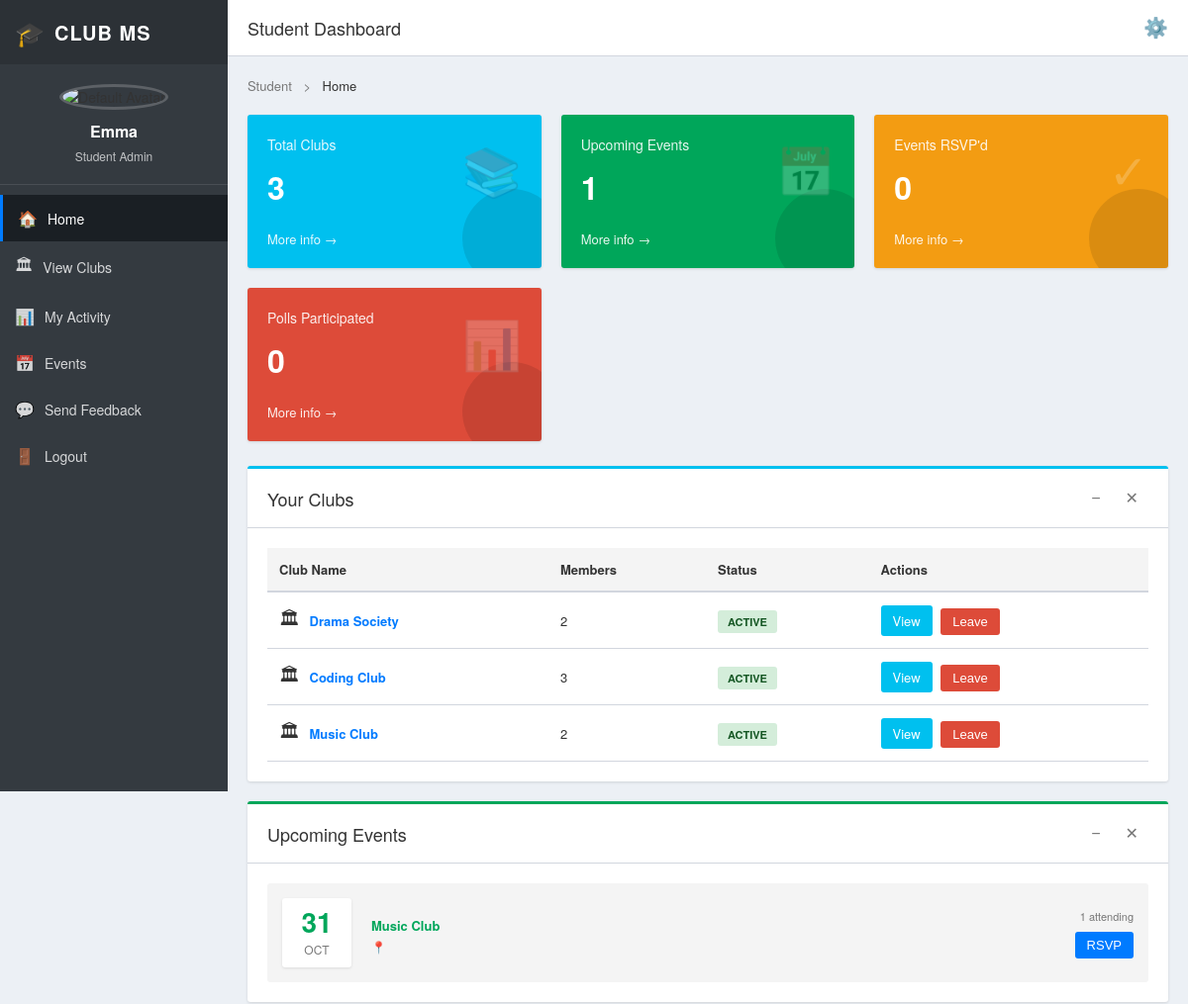
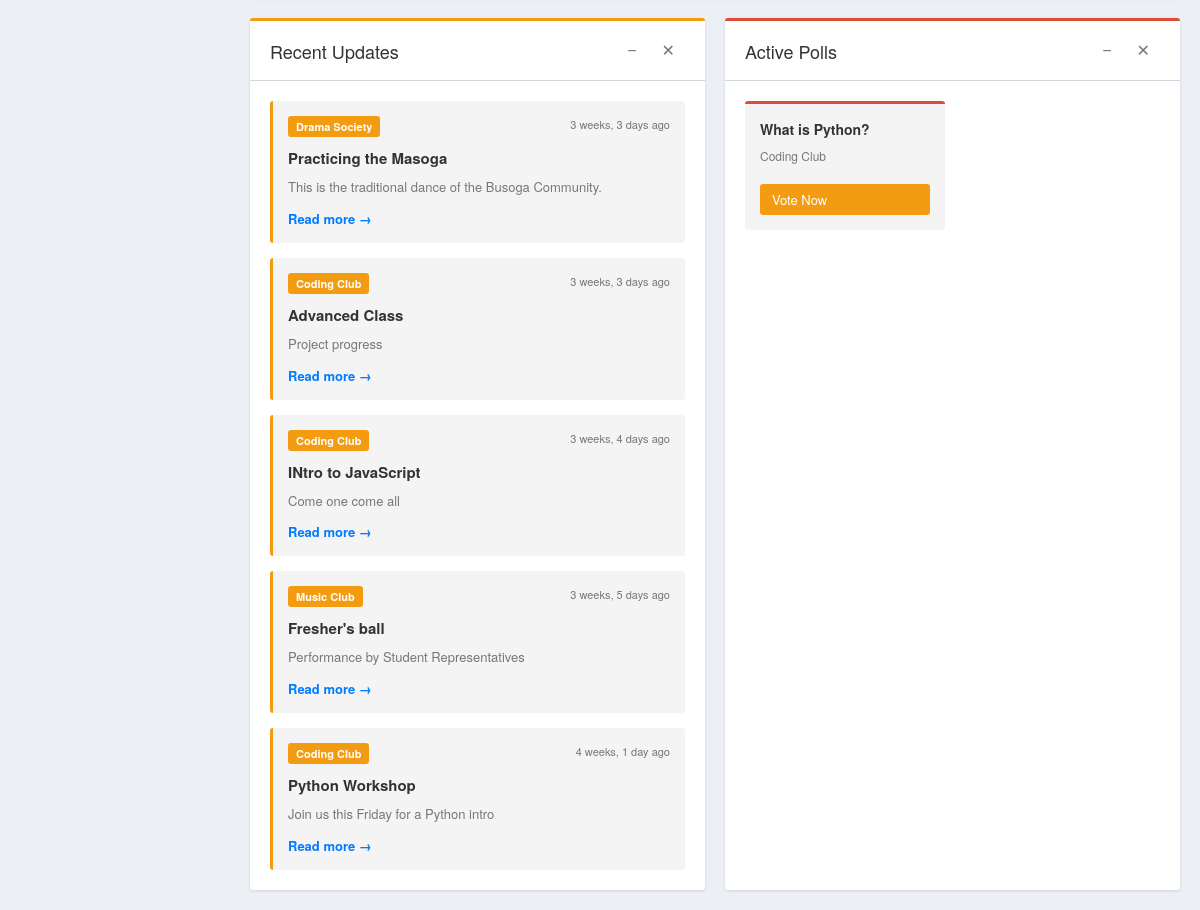
Before: /users/dashboard/student/ (signed in) with the older database file (2 pictures, top to bottom).
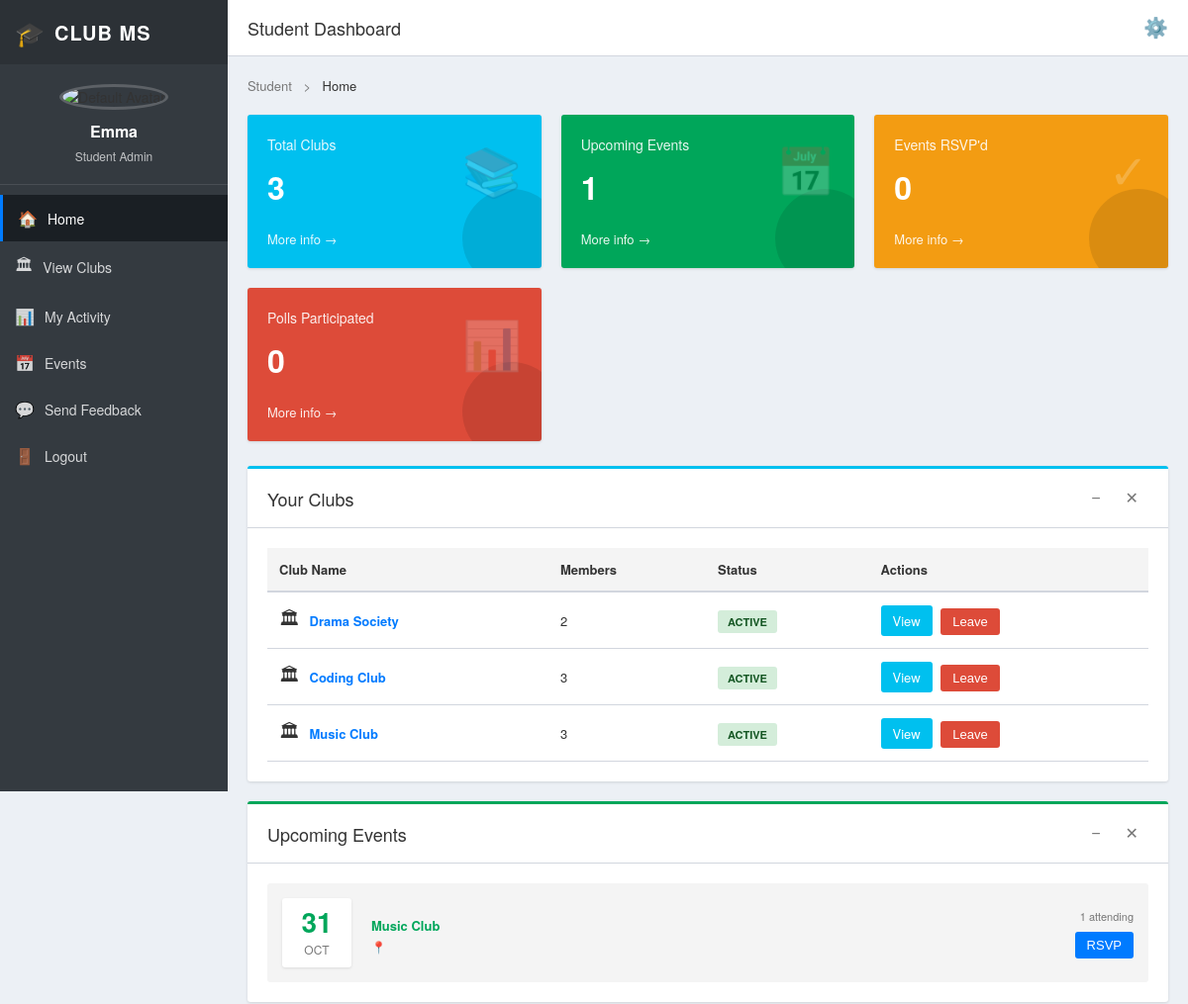
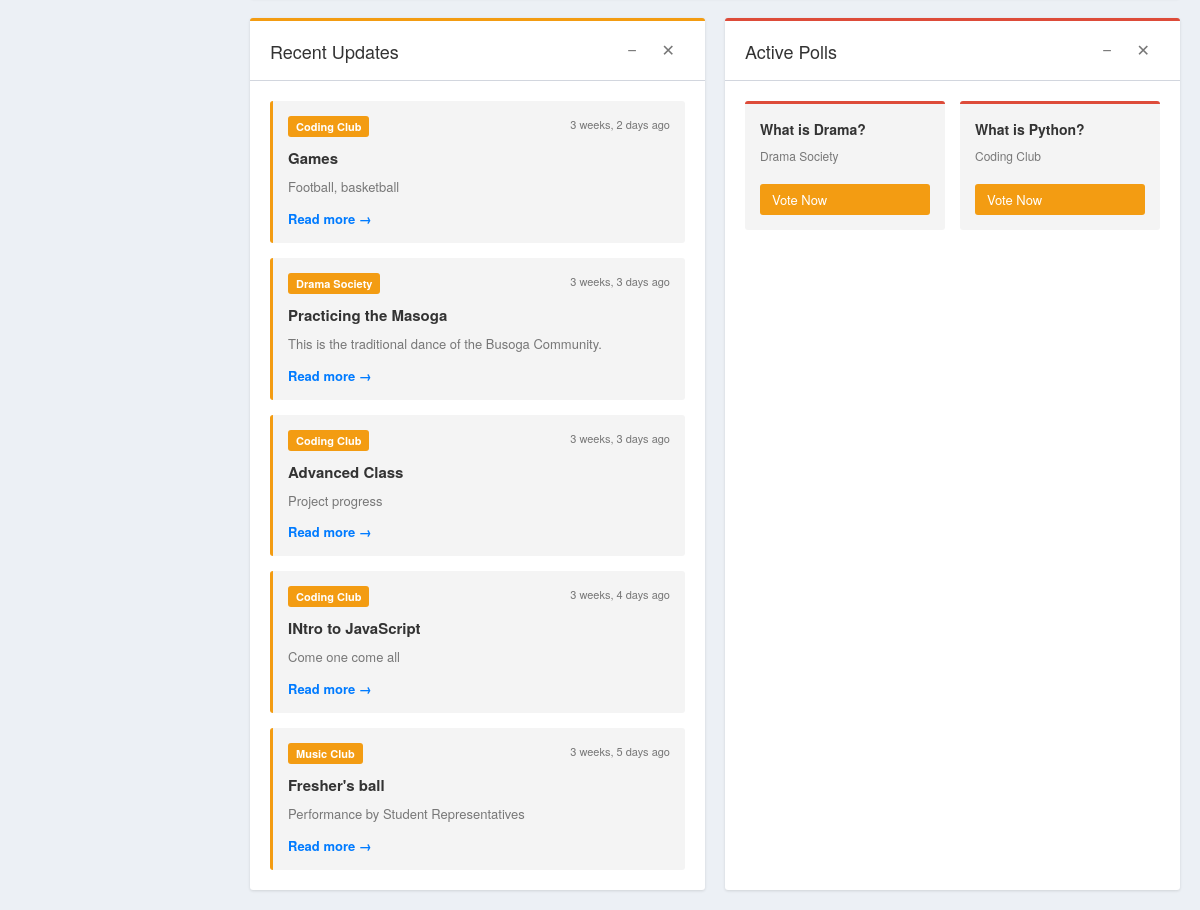
After: the same page with the newer database file (2 pictures, top to bottom).
### clubs/models.py (models this page shows, shortened)
class Club(models.Model):
    name = models.CharField(max_length=100)
    description = models.TextField()
    meeting_time = models.CharField(max_length=100)
    logo = models.ImageField(upload_to="club_logos/", blank=True, null=True)
    members = models.ManyToManyField(
        settings.AUTH_USER_MODEL,
        related_name="clubs",
        blank=True
    )

class Event(models.Model):
    club = models.ForeignKey(
        Club, on_delete=models.CASCADE, related_name="events"
    )
    name = models.CharField(max_length=200)
    description = models.TextField()
    date = models.DateField()
    attendees = models.ManyToManyField(
        settings.AUTH_USER_MODEL,
        related_name="event_attendees",
        blank=True
    )

class ClubPost(models.Model):
    club = models.ForeignKey(
        Club, on_delete=models.CASCADE, related_name="posts"
    )
    title = models.CharField(max_length=200)
    content = models.TextField()
    author = models.ForeignKey(
        settings.AUTH_USER_MODEL, on_delete=models.CASCADE
    )
    created_at = models.DateTimeField(auto_now_add=True)

class Poll(models.Model):
    club = models.ForeignKey(
        Club, on_delete=models.CASCADE, related_name="polls"
    )
    question = models.CharField(max_length=255)
    created_by = models.ForeignKey(
        settings.AUTH_USER_MODEL, on_delete=models.CASCADE
    )
    created_at = models.DateTimeField(auto_now_add=True)

### users/views.py (the view)
# urls.py: path('dashboard/student/', views.student_dashboard, name='student_dashboard'),
@login_required
def student_dashboard(request):
    user = request.user
    user_clubs = user.clubs.all()
    upcoming_events = Event.objects.filter(
        club__in=user_clubs,
        date__gte=timezone.now()
    ).order_by('date')[:5]
    recent_posts = ClubPost.objects.filter(
        club__in=user_clubs
    ).order_by('-created_at')[:5]
    active_polls = Poll.objects.filter(
        club__in=user_clubs
    ).order_by('-created_at')[:3]
    total_clubs = user_clubs.count()
    upcoming_events_count = upcoming_events.count()
    rsvp_events = Event.objects.filter(
        attendees=user,
        date__gte=timezone.now()
    ).count()
    voted_polls = 0
    for poll in Poll.objects.filter(club__in=user_clubs):
        if poll.options.filter(votes=user).exists():
            voted_polls += 1
    context = {
        'user_clubs': user_clubs,
        'upcoming_events': upcoming_events,
        'recent_posts': recent_posts,
        'active_polls': active_polls,
        'total_clubs': total_clubs,
        'upcoming_events_count': upcoming_events_count,
        'rsvp_events': rsvp_events,
        'voted_polls': voted_polls,
    }
    return render(request, "users/student_dashboard.html", context)

### users/templates/users/student_dashboard.html (shortened to what the changed rows need)
{% load static %}
<!DOCTYPE html>
<html lang="en">
<head>
    <link rel="stylesheet" href="{% static 'css/student_dashboard.css' %}?v=3">
</head>
<body>
<div class="dashboard-wrapper">
    <main class="dashboard-main">
        <header class="top-header">
            <div class="header-left">
                <h1 class="page-title">Student Dashboard</h1>
            </div>
        </header>
        <div class="dashboard-content">
            <div class="content-grid">
                <section class="panel clubs-panel">
                    <div class="panel-header">
                        <h2>Your Clubs</h2>
                    </div>
                    <div class="panel-body">
                        {% if user_clubs %}
                        <div class="clubs-table">
                            <table>
                                <thead>
                                    <tr>
                                        <th>Club Name</th>
                                        <th>Members</th>
                                        <th>Status</th>
                                        <th>Actions</th>
                                    </tr>
                                </thead>
                                <tbody>
                                    {% for club in user_clubs %}
                                    <tr>
                                        <td>
                                            <div class="club-name-cell">
                                                <span class="club-icon-small">🏛</span>
                                                <a href="{% url 'club_detail' club.id %}" class="club-link">{{ club.name }}</a>
                                            </div>
                                        </td>
                                        <td>{{ club.members.count }}</td>
                                        <td><span class="badge badge-success">Active</span></td>
                                        <td>
                                            <a href="{% url 'club_detail' club.id %}" class="btn btn-view">View</a>
                                            <form method="post" action="{% url 'toggle_membership' club.id %}?next=student_dashboard" style="display:inline;">
                                                <button type="submit" class="btn btn-danger">Leave</button>
                                            </form>
                                        </td>
                                    </tr>
                                    {% endfor %}
                                </tbody>
                            </table>
                        </div>
                        {% else %}
                        <div class="empty-state">
                            <p>You haven't joined any clubs yet.</p>
                            <a href="{% url 'club_list' %}" class="btn btn-primary">Explore Clubs</a>
                        </div>
                        {% endif %}
                    </div>
                </section>
                <section class="panel events-panel" id="events">
                    <div class="panel-header">
                        <h2>Upcoming Events</h2>
                    </div>
                    <div class="panel-body">
                        {% if upcoming_events %}
                        <div class="events-list-table">
                            {% for event in upcoming_events %}
                            <div class="event-row">
                                <div class="event-date-badge">
                                    <span class="event-day">{{ event.date|date:"d" }}</span>
                                    <span class="event-month">{{ event.date|date:"M" }}</span>
                                </div>
                                <div class="event-details">
                                    <p class="event-club-name">{{ event.club.name }}</p>
                                    <p class="event-location">📍 {{ event.location }}</p>
                                </div>
                                <div class="event-actions">
                                    <span class="attendee-badge">{{ event.attendees.count }} attending</span>
                                    <form method="post" action="{% url 'rsvp_event' event.id %}?next=student_dashboard">
                                        <button type="submit" class="btn {% if user in event.attendees.all %}btn-success-active{% else %}btn-primary{% endif %}">
                                            {% if user in event.attendees.all %}✓ Going{% else %}RSVP{% endif %}
                                        </button>
                                    </form>
                                </div>
                            </div>
                            {% endfor %}
                        </div>
                        {% else %}
                        <div class="empty-state">
                            <p>No upcoming events at the moment.</p>
                        </div>
                        {% endif %}
                    </div>
                </section>
            </div>
            <div class="content-grid-2">
                {% if recent_posts %}
                <section class="panel posts-panel">
                    <div class="panel-header">
                        <h2>Recent Updates</h2>
                    </div>
                    <div class="panel-body">
                        <div class="posts-list">
                            {% for post in recent_posts %}
                            <div class="post-card">
                                <div class="post-header-info">
                                    <span class="post-club-badge">{{ post.club.name }}</span>
                                    <span class="post-time">{{ post.created_at|timesince }} ago</span>
                                </div>
                                <h4>{{ post.title }}</h4>
                                <p>{{ post.content|truncatewords:20 }}</p>
                                <a href="{% url 'club_detail' post.club.id %}" class="link-primary">Read more →</a>
                            </div>
                            {% endfor %}
                        </div>
                    </div>
                </section>
                {% endif %}
                {% if active_polls %}
                <section class="panel polls-panel" id="polls">
                    <div class="panel-header">
                        <h2>Active Polls</h2>
                    </div>
                    <div class="panel-body">
                        <div class="polls-grid">
                            {% for poll in active_polls %}
                            <div class="poll-card">
                                <h4>{{ poll.question }}</h4>
                                <p class="poll-club">{{ poll.club.name }}</p>
                                <a href="{% url 'vote_poll' poll.id %}" class="btn btn-vote">Vote Now</a>
                            </div>
                            {% endfor %}
                        </div>
                    </div>
                </section>
                {% endif %}
            </div>
        </div>
    </main>
</div>
</body>
</html>

Changed rows visible on the page:
no longer on this page (row unchanged): ClubPost: club.name "Coding Club", created_at "4 weeks, 1 day", title "Python Workshop", content "Join us this Friday for a Python intro"
computed for Club "Music Club": members.count "2" → "3"
added ClubPost: club.name "Coding Club", created_at "3 weeks, 2 days", title "Games", content "Football, basketball"
added Poll: question "What is Drama?", club.name "Drama Society"
